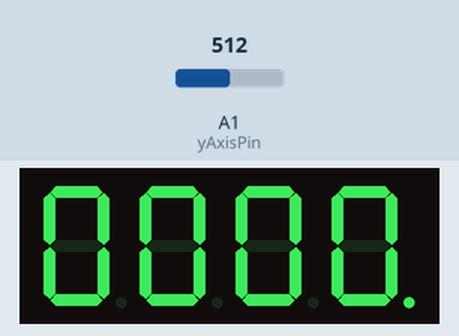
This sketch was run on a simulated Arduino Uno, built with avr-gcc and run on an emulated ATmega328P. On the bench: 4-digit seven-segment display. Wiring (inferred from the names in the program): 4-digit 7-segment display, segments lit when HIGH: segments pin 12, pin 8, pin 5, pin 3, pin 2, pin 11, pin 6, pin 4; digit selects pin 7, pin 9, pin 10, pin 13. Inputs (shaded band) come from the test bench; at power-on: A1 (yAxisPin) = 512. The segment pins are drawn as the display they are named for.

Above: at 1.2 s.
1.3 s: A1 (yAxisPin) set to 610
At 2.5 s:
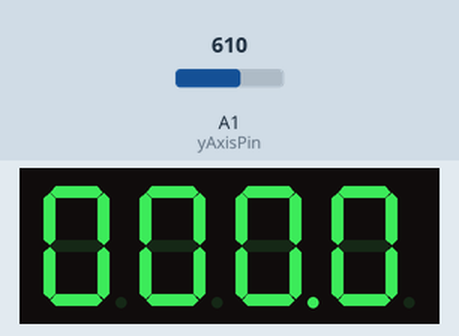
Timing chart, 0 to 4.3 s (numbered marks = the images above; inputs shaded):
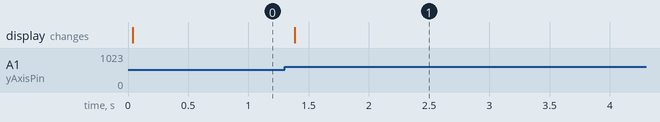

Measured:
- after the input at 1.3 s, the display: changes after 0.08 s (image 1)

The sketch:

four7SegWithJoystikControl.ino
```cpp
const int pinA = 12;
const int pinB = 8;
const int pinC = 5;
const int pinD = 3;
const int pinE = 2;
const int pinF = 11;
const int pinG = 6;
const int pinDP = 4;
const int pinD1 = 7;
const int pinD2 = 9;
const int pinD3 = 10;
const int pinD4 = 13;
const int segSize = 8;
const int xAxisPin = A0;
const int yAxisPin = A1;
const int joystickButtonPin = 1;
const int blinkingDelay = 250;
const int debounceDelay = 50;
const int noOfDigits = 10;
const int noOfDisplays = 4;
int currentNumber[noOfDisplays] = {0, 0, 0, 0};
int buttonState = LOW;
int cursorIndex = 3;
int dpState = HIGH;
int lastButtonState = LOW;
int lastDebounceTime = 0;
int maxThreshold = 600;
int minThreshold = 400;
int xValue = 0;
int yValue = 0;
bool isBlinking = false;
bool joyMoved = false;
unsigned long delayCounting = 50; // incrementing interval
unsigned long lastBlink = 0;
unsigned long lastIncreasing = 0;
// segments array, similar to before
int segments[segSize] = {
  pinA, pinB, pinC, pinD, pinE, pinF, pinG, pinDP
};
// digits array, to switch between them easily
int digits[noOfDisplays] = {
  pinD1, pinD2, pinD3, pinD4
};
byte digitMatrix[noOfDigits][segSize - 1] = {
// a  b  c  d  e  f  g
  {1, 1, 1, 1, 1, 1, 0}, // 0
  {0, 1, 1, 0, 0, 0, 0}, // 1
  {1, 1, 0, 1, 1, 0, 1}, // 2
  {1, 1, 1, 1, 0, 0, 1}, // 3
  {0, 1, 1, 0, 0, 1, 1}, // 4
  {1, 0, 1, 1, 0, 1, 1}, // 5
  {1, 0, 1, 1, 1, 1, 1}, // 6
  {1, 1, 1, 0, 0, 0, 0}, // 7
  {1, 1, 1, 1, 1, 1, 1}, // 8
  {1, 1, 1, 1, 0, 1, 1}  // 9
};

void displayNumber(byte digit, int decimalPoint) {
  for (int i = 0; i < segSize - 1; i++) {
    digitalWrite(segments[i], digitMatrix[digit][i]);
  }
  // write the decimalPoint to DP pin
  if (decimalPoint == HIGH) {
    if (isBlinking && millis() - lastBlink > blinkingDelay) {
      lastBlink = millis();
      Serial.println(lastBlink);
      dpState = !dpState;
    }
  }
  digitalWrite(segments[segSize - 1], dpState & decimalPoint);
}

void showDigit(int num) {
  for (int i = 0; i < noOfDisplays; i++) {
    digitalWrite(digits[i], HIGH);
  }
  digitalWrite(digits[num], LOW);
}

void showNumber(int number[]) {
  int digit;
  int lastDigit;
  digit = 0;
  for (int i = 0; i < noOfDisplays; i++) {
    lastDigit = number[i]; // get the last digit
    showDigit(digit);
    if (cursorIndex == i) {
      displayNumber(lastDigit, HIGH);
    } else {
      displayNumber(lastDigit, LOW);
    }
    // increase this delay to see multiplexing in action. At about 100 it becomes obvious
    delay(5);
    digit++; // move to next display
  }
}

void buttonReading() {
  int buttonReading = digitalRead(joystickButtonPin);
  if (buttonReading != lastButtonState){
    lastDebounceTime = millis();
  }
  if ((millis() - lastDebounceTime) > debounceDelay) {
    if (buttonReading != buttonState) {
      buttonState = buttonReading;
      if (buttonState == LOW) {
        isBlinking = !isBlinking;
        if (isBlinking)
          lastBlink = millis();
      }
    }
  }
  lastButtonState = buttonReading;
  if (!isBlinking)
    dpState = HIGH;
}

void setup() {
  for (int i = 0; i < segSize; i++){
    pinMode(segments[i], OUTPUT);
  }
  for (int i = 0; i < noOfDisplays; i++){
    pinMode(digits[i], OUTPUT);
  }
  pinMode(xAxisPin, INPUT);
  pinMode(yAxisPin, INPUT);
  pinMode(joystickButtonPin, INPUT_PULLUP);
  Serial.begin(9600);
}

void loop() {
  showNumber(currentNumber);
  if (!isBlinking) {
    yValue = analogRead(yAxisPin);
    if (yValue < minThreshold && joyMoved == false) {
      cursorIndex++;
      if (cursorIndex > 3)
        cursorIndex = 0;
      joyMoved = true;
    }
    if (yValue > maxThreshold && joyMoved == false) {
      cursorIndex--;
      if (cursorIndex < 0)
        cursorIndex = 3;
      joyMoved = true;
    }
    if (yValue >= minThreshold && yValue <= maxThreshold) {
      joyMoved = false;
    }
  }
  else {
    xValue = analogRead(xAxisPin);
    if (xValue < minThreshold && joyMoved == false) {
      currentNumber[cursorIndex]--;
      if (currentNumber[cursorIndex] < 0)
        currentNumber[cursorIndex] = 9;
      joyMoved = true;
    }
    if (xValue > maxThreshold && joyMoved == false) {
      currentNumber[cursorIndex]++;
      if (currentNumber[cursorIndex] > 9)
        currentNumber[cursorIndex] = 0;
      joyMoved = true;
    }
    if (xValue >= minThreshold && xValue <= maxThreshold) {
      joyMoved = false;
    }
  }
  buttonReading();
}
```
